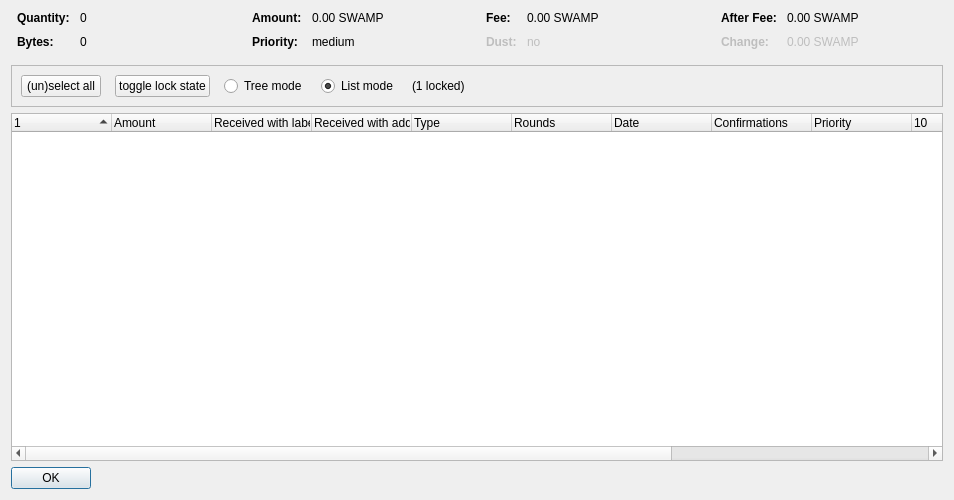
<?xml version="1.0" encoding="UTF-8"?>
<ui version="4.0">
 <class>CoinControlDialog</class>
 <widget class="QDialog" name="CoinControlDialog">
  <property name="geometry">
   <rect>
    <x>0</x>
    <y>0</y>
    <width>954</width>
    <height>500</height>
   </rect>
  </property>
  <property name="windowTitle">
   <string>Coin Selection</string>
  </property>
  <layout class="QVBoxLayout" name="verticalLayout">
   <item>
    <layout class="QHBoxLayout" name="horizontalLayoutTop" stretch="0,0,0,0">
     <property name="topMargin">
      <number>0</number>
     </property>
     <property name="bottomMargin">
      <number>10</number>
     </property>
     <item>
      <layout class="QFormLayout" name="formLayoutCoinControl1">
       <property name="horizontalSpacing">
        <number>10</number>
       </property>
       <property name="verticalSpacing">
        <number>10</number>
       </property>
       <property name="leftMargin">
        <number>6</number>
       </property>
       <property name="rightMargin">
        <number>6</number>
       </property>
       <item row="0" column="0">
        <widget class="QLabel" name="labelCoinControlQuantityText">
         <property name="font">
          <font>
           <weight>75</weight>
           <bold>true</bold>
          </font>
         </property>
         <property name="text">
          <string>Quantity:</string>
         </property>
        </widget>
       </item>
       <item row="0" column="1">
        <widget class="QLabel" name="labelCoinControlQuantity">
         <property name="cursor">
          <cursorShape>IBeamCursor</cursorShape>
         </property>
         <property name="contextMenuPolicy">
          <enum>Qt::ActionsContextMenu</enum>
         </property>
         <property name="text">
          <string notr="true">0</string>
         </property>
         <property name="textInteractionFlags">
          <set>Qt::LinksAccessibleByMouse|Qt::TextSelectableByKeyboard|Qt::TextSelectableByMouse</set>
         </property>
        </widget>
       </item>
       <item row="1" column="0">
        <widget class="QLabel" name="labelCoinControlBytesText">
         <property name="font">
          <font>
           <weight>75</weight>
           <bold>true</bold>
          </font>
         </property>
         <property name="text">
          <string>Bytes:</string>
         </property>
        </widget>
       </item>
       <item row="1" column="1">
        <widget class="QLabel" name="labelCoinControlBytes">
         <property name="cursor">
          <cursorShape>IBeamCursor</cursorShape>
         </property>
         <property name="contextMenuPolicy">
          <enum>Qt::ActionsContextMenu</enum>
         </property>
         <property name="text">
          <string notr="true">0</string>
         </property>
         <property name="textInteractionFlags">
          <set>Qt::LinksAccessibleByMouse|Qt::TextSelectableByKeyboard|Qt::TextSelectableByMouse</set>
         </property>
        </widget>
       </item>
      </layout>
     </item>
     <item>
      <layout class="QFormLayout" name="formLayoutCoinControl2">
       <property name="horizontalSpacing">
        <number>10</number>
       </property>
       <property name="verticalSpacing">
        <number>10</number>
       </property>
       <property name="leftMargin">
        <number>6</number>
       </property>
       <property name="rightMargin">
        <number>6</number>
       </property>
       <item row="0" column="0">
        <widget class="QLabel" name="labelCoinControlAmountText">
         <property name="font">
          <font>
           <weight>75</weight>
           <bold>true</bold>
          </font>
         </property>
         <property name="text">
          <string>Amount:</string>
         </property>
        </widget>
       </item>
       <item row="0" column="1">
        <widget class="QLabel" name="labelCoinControlAmount">
         <property name="cursor">
          <cursorShape>IBeamCursor</cursorShape>
         </property>
         <property name="contextMenuPolicy">
          <enum>Qt::ActionsContextMenu</enum>
         </property>
         <property name="text">
          <string notr="true">0.00 SWAMP</string>
         </property>
         <property name="textInteractionFlags">
          <set>Qt::LinksAccessibleByMouse|Qt::TextSelectableByKeyboard|Qt::TextSelectableByMouse</set>
         </property>
        </widget>
       </item>
       <item row="1" column="0">
        <widget class="QLabel" name="labelCoinControlPriorityText">
         <property name="font">
          <font>
           <weight>75</weight>
           <bold>true</bold>
          </font>
         </property>
         <property name="text">
          <string>Priority:</string>
         </property>
        </widget>
       </item>
       <item row="1" column="1">
        <widget class="QLabel" name="labelCoinControlPriority">
         <property name="cursor">
          <cursorShape>IBeamCursor</cursorShape>
         </property>
         <property name="contextMenuPolicy">
          <enum>Qt::ActionsContextMenu</enum>
         </property>
         <property name="text">
          <string>medium</string>
         </property>
         <property name="textInteractionFlags">
          <set>Qt::LinksAccessibleByMouse|Qt::TextSelectableByKeyboard|Qt::TextSelectableByMouse</set>
         </property>
        </widget>
       </item>
      </layout>
     </item>
     <item>
      <layout class="QFormLayout" name="formLayoutCoinControl3">
       <property name="horizontalSpacing">
        <number>10</number>
       </property>
       <property name="verticalSpacing">
        <number>10</number>
       </property>
       <property name="leftMargin">
        <number>6</number>
       </property>
       <property name="rightMargin">
        <number>6</number>
       </property>
       <item row="0" column="0">
        <widget class="QLabel" name="labelCoinControlFeeText">
         <property name="font">
          <font>
           <weight>75</weight>
           <bold>true</bold>
          </font>
         </property>
         <property name="text">
          <string>Fee:</string>
         </property>
        </widget>
       </item>
       <item row="0" column="1">
        <widget class="QLabel" name="labelCoinControlFee">
         <property name="cursor">
          <cursorShape>IBeamCursor</cursorShape>
         </property>
         <property name="contextMenuPolicy">
          <enum>Qt::ActionsContextMenu</enum>
         </property>
         <property name="text">
          <string notr="true">0.00 SWAMP</string>
         </property>
         <property name="textInteractionFlags">
          <set>Qt::LinksAccessibleByMouse|Qt::TextSelectableByKeyboard|Qt::TextSelectableByMouse</set>
         </property>
        </widget>
       </item>
       <item row="1" column="0">
        <widget class="QLabel" name="labelCoinControlLowOutputText">
         <property name="enabled">
          <bool>false</bool>
         </property>
         <property name="font">
          <font>
           <weight>75</weight>
           <bold>true</bold>
          </font>
         </property>
         <property name="text">
          <string>Dust:</string>
         </property>
        </widget>
       </item>
       <item row="1" column="1">
        <widget class="QLabel" name="labelCoinControlLowOutput">
         <property name="enabled">
          <bool>false</bool>
         </property>
         <property name="cursor">
          <cursorShape>IBeamCursor</cursorShape>
         </property>
         <property name="contextMenuPolicy">
          <enum>Qt::ActionsContextMenu</enum>
         </property>
         <property name="text">
          <string>no</string>
         </property>
         <property name="textInteractionFlags">
          <set>Qt::LinksAccessibleByMouse|Qt::TextSelectableByKeyboard|Qt::TextSelectableByMouse</set>
         </property>
        </widget>
       </item>
      </layout>
     </item>
     <item>
      <layout class="QFormLayout" name="formLayoutCoinControl4">
       <property name="horizontalSpacing">
        <number>10</number>
       </property>
       <property name="verticalSpacing">
        <number>10</number>
       </property>
       <property name="leftMargin">
        <number>6</number>
       </property>
       <property name="rightMargin">
        <number>6</number>
       </property>
       <item row="0" column="0">
        <widget class="QLabel" name="labelCoinControlAfterFeeText">
         <property name="font">
          <font>
           <weight>75</weight>
           <bold>true</bold>
          </font>
         </property>
         <property name="text">
          <string>After Fee:</string>
         </property>
        </widget>
       </item>
       <item row="0" column="1">
        <widget class="QLabel" name="labelCoinControlAfterFee">
         <property name="cursor">
          <cursorShape>IBeamCursor</cursorShape>
         </property>
         <property name="contextMenuPolicy">
          <enum>Qt::ActionsContextMenu</enum>
         </property>
         <property name="text">
          <string notr="true">0.00 SWAMP</string>
         </property>
         <property name="textInteractionFlags">
          <set>Qt::LinksAccessibleByMouse|Qt::TextSelectableByKeyboard|Qt::TextSelectableByMouse</set>
         </property>
        </widget>
       </item>
       <item row="1" column="0">
        <widget class="QLabel" name="labelCoinControlChangeText">
         <property name="enabled">
          <bool>false</bool>
         </property>
         <property name="font">
          <font>
           <weight>75</weight>
           <bold>true</bold>
          </font>
         </property>
         <property name="text">
          <string>Change:</string>
         </property>
        </widget>
       </item>
       <item row="1" column="1">
        <widget class="QLabel" name="labelCoinControlChange">
         <property name="enabled">
          <bool>false</bool>
         </property>
         <property name="cursor">
          <cursorShape>IBeamCursor</cursorShape>
         </property>
         <property name="contextMenuPolicy">
          <enum>Qt::ActionsContextMenu</enum>
         </property>
         <property name="text">
          <string notr="true">0.00 SWAMP</string>
         </property>
         <property name="textInteractionFlags">
          <set>Qt::LinksAccessibleByMouse|Qt::TextSelectableByKeyboard|Qt::TextSelectableByMouse</set>
         </property>
        </widget>
       </item>
      </layout>
     </item>
    </layout>
   </item>
   <item>
    <widget class="QFrame" name="frame">
     <property name="minimumSize">
      <size>
       <width>0</width>
       <height>40</height>
      </size>
     </property>
     <property name="frameShape">
      <enum>QFrame::StyledPanel</enum>
     </property>
     <property name="frameShadow">
      <enum>QFrame::Sunken</enum>
     </property>
     <layout class="QHBoxLayout" name="horizontalLayout">
      <item>
       <layout class="QHBoxLayout" name="horizontalLayoutPanel" stretch="0,0,0,0,0,0">
        <property name="spacing">
         <number>14</number>
        </property>
        <item>
         <widget class="QPushButton" name="pushButtonSelectAll">
          <property name="sizePolicy">
           <sizepolicy hsizetype="Maximum" vsizetype="Fixed">
            <horstretch>0</horstretch>
            <verstretch>0</verstretch>
           </sizepolicy>
          </property>
          <property name="text">
           <string>(un)select all</string>
          </property>
          <property name="autoDefault">
           <bool>false</bool>
          </property>
         </widget>
        </item>
        <item>
         <widget class="QPushButton" name="pushButtonToggleLock">
          <property name="sizePolicy">
           <sizepolicy hsizetype="Maximum" vsizetype="Fixed">
            <horstretch>0</horstretch>
            <verstretch>0</verstretch>
           </sizepolicy>
          </property>
          <property name="text">
           <string>toggle lock state</string>
          </property>
          <property name="autoDefault">
           <bool>false</bool>
          </property>
         </widget>
        </item>
        <item>
         <widget class="QRadioButton" name="radioTreeMode">
          <property name="sizePolicy">
           <sizepolicy hsizetype="Maximum" vsizetype="Fixed">
            <horstretch>0</horstretch>
            <verstretch>0</verstretch>
           </sizepolicy>
          </property>
          <property name="text">
           <string>Tree mode</string>
          </property>
         </widget>
        </item>
        <item>
         <widget class="QRadioButton" name="radioListMode">
          <property name="sizePolicy">
           <sizepolicy hsizetype="Maximum" vsizetype="Fixed">
            <horstretch>0</horstretch>
            <verstretch>0</verstretch>
           </sizepolicy>
          </property>
          <property name="text">
           <string>List mode</string>
          </property>
          <property name="checked">
           <bool>true</bool>
          </property>
         </widget>
        </item>
        <item>
         <widget class="QLabel" name="labelLocked">
          <property name="text">
           <string>(1 locked)</string>
          </property>
         </widget>
        </item>
        <item>
         <spacer name="horizontalSpacer">
          <property name="orientation">
           <enum>Qt::Horizontal</enum>
          </property>
          <property name="sizeHint" stdset="0">
           <size>
            <width>40</width>
            <height>20</height>
           </size>
          </property>
         </spacer>
        </item>
       </layout>
      </item>
     </layout>
    </widget>
   </item>
   <item>
    <widget class="CoinControlTreeWidget" name="treeWidget">
     <property name="contextMenuPolicy">
      <enum>Qt::CustomContextMenu</enum>
     </property>
     <property name="sortingEnabled">
      <bool>false</bool>
     </property>
     <property name="columnCount">
      <number>13</number>
     </property>
     <attribute name="headerShowSortIndicator" stdset="0">
      <bool>true</bool>
     </attribute>
     <attribute name="headerStretchLastSection">
      <bool>false</bool>
     </attribute>
     <column>
      <property name="text">
       <string/>
      </property>
     </column>
     <column>
      <property name="text">
       <string>Amount</string>
      </property>
     </column>
     <column>
      <property name="text">
       <string>Received with label</string>
      </property>
     </column>
     <column>
      <property name="text">
       <string>Received with address</string>
      </property>
     </column>
     <column>
      <property name="text">
	<string>Type</string>
      </property>
     </column>
     <column>
      <property name="text">
       <string>Rounds</string>
      </property>
     </column>
     <column>
      <property name="text">
       <string>Date</string>
      </property>
      <property name="toolTip">
       <string>Confirmed</string>
      </property>
     </column>
     <column>
      <property name="text">
       <string>Confirmations</string>
      </property>
     </column>
     <column>
      <property name="text">
       <string>Priority</string>
      </property>
     </column>
     <column>
      <property name="text">
       <string/>
      </property>
     </column>
     <column>
      <property name="text">
       <string/>
      </property>
     </column>
     <column>
      <property name="text">
       <string/>
      </property>
     </column>
     <column>
      <property name="text">
       <string/>
      </property>
     </column>
    </widget>
   </item>
   <item>
    <widget class="QDialogButtonBox" name="buttonBox">
     <property name="sizePolicy">
      <sizepolicy hsizetype="Maximum" vsizetype="Fixed">
       <horstretch>0</horstretch>
       <verstretch>0</verstretch>
      </sizepolicy>
     </property>
     <property name="orientation">
      <enum>Qt::Horizontal</enum>
     </property>
     <property name="standardButtons">
      <set>QDialogButtonBox::Ok</set>
     </property>
    </widget>
   </item>
  </layout>
 </widget>
 <customwidgets>
  <customwidget>
   <class>CoinControlTreeWidget</class>
   <extends>QTreeWidget</extends>
   <header>coincontroltreewidget.h</header>
  </customwidget>
 </customwidgets>
 <resources/>
 <connections/>
</ui>
